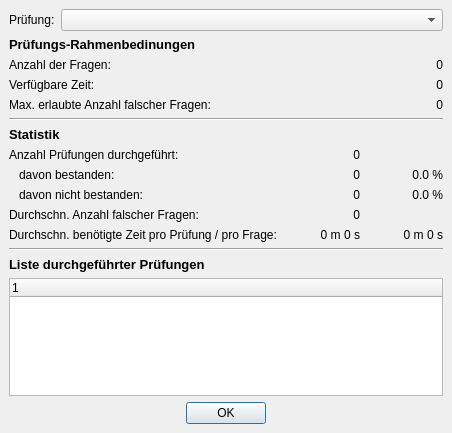
<ui version="4.0" >
 <class>DlgExamStatistic</class>
 <widget class="QDialog" name="DlgExamStatistic" >
  <property name="geometry" >
   <rect>
    <x>0</x>
    <y>0</y>
    <width>452</width>
    <height>433</height>
   </rect>
  </property>
  <property name="windowTitle" >
   <string>Prüfungs-Statistik</string>
  </property>
  <layout class="QVBoxLayout" >
   <property name="margin" >
    <number>9</number>
   </property>
   <property name="spacing" >
    <number>6</number>
   </property>
   <item>
    <layout class="QHBoxLayout" >
     <property name="margin" >
      <number>0</number>
     </property>
     <property name="spacing" >
      <number>6</number>
     </property>
     <item>
      <widget class="QLabel" name="label" >
       <property name="text" >
        <string>Prüfung:</string>
       </property>
      </widget>
     </item>
     <item>
      <widget class="QComboBox" name="cbExam" >
       <property name="sizePolicy" >
        <sizepolicy>
         <hsizetype>3</hsizetype>
         <vsizetype>0</vsizetype>
         <horstretch>0</horstretch>
         <verstretch>0</verstretch>
        </sizepolicy>
       </property>
       <property name="minimumSize" >
        <size>
         <width>200</width>
         <height>0</height>
        </size>
       </property>
      </widget>
     </item>
    </layout>
   </item>
   <item>
    <widget class="QLabel" name="label_11" >
     <property name="font" >
      <font>
       <pointsize>10</pointsize>
       <weight>75</weight>
       <bold>true</bold>
      </font>
     </property>
     <property name="text" >
      <string>Prüfungs-Rahmenbedinungen</string>
     </property>
    </widget>
   </item>
   <item>
    <layout class="QGridLayout" >
     <property name="margin" >
      <number>0</number>
     </property>
     <property name="spacing" >
      <number>6</number>
     </property>
     <item row="2" column="1" >
      <widget class="QLabel" name="labExamWrong" >
       <property name="text" >
        <string>0</string>
       </property>
       <property name="alignment" >
        <set>Qt::AlignRight|Qt::AlignTrailing|Qt::AlignVCenter</set>
       </property>
      </widget>
     </item>
     <item row="0" column="1" >
      <widget class="QLabel" name="labExamQCount" >
       <property name="text" >
        <string>0</string>
       </property>
       <property name="alignment" >
        <set>Qt::AlignRight|Qt::AlignTrailing|Qt::AlignVCenter</set>
       </property>
      </widget>
     </item>
     <item row="1" column="0" >
      <widget class="QLabel" name="label_13" >
       <property name="text" >
        <string>Verfügbare Zeit:</string>
       </property>
      </widget>
     </item>
     <item row="2" column="0" >
      <widget class="QLabel" name="label_14" >
       <property name="text" >
        <string>Max. erlaubte Anzahl falscher Fragen:</string>
       </property>
      </widget>
     </item>
     <item row="0" column="0" >
      <widget class="QLabel" name="label_12" >
       <property name="text" >
        <string>Anzahl der Fragen:</string>
       </property>
      </widget>
     </item>
     <item row="1" column="1" >
      <widget class="QLabel" name="labExamTime" >
       <property name="text" >
        <string>0</string>
       </property>
       <property name="alignment" >
        <set>Qt::AlignRight|Qt::AlignTrailing|Qt::AlignVCenter</set>
       </property>
      </widget>
     </item>
    </layout>
   </item>
   <item>
    <widget class="Line" name="line" >
     <property name="orientation" >
      <enum>Qt::Horizontal</enum>
     </property>
    </widget>
   </item>
   <item>
    <widget class="QLabel" name="label_18" >
     <property name="font" >
      <font>
       <pointsize>10</pointsize>
       <weight>75</weight>
       <bold>true</bold>
      </font>
     </property>
     <property name="text" >
      <string>Statistik</string>
     </property>
    </widget>
   </item>
   <item>
    <layout class="QGridLayout" >
     <property name="margin" >
      <number>0</number>
     </property>
     <property name="spacing" >
      <number>6</number>
     </property>
     <item row="3" column="1" >
      <widget class="QLabel" name="labAvgWrong" >
       <property name="text" >
        <string>0</string>
       </property>
       <property name="alignment" >
        <set>Qt::AlignRight|Qt::AlignTrailing|Qt::AlignVCenter</set>
       </property>
      </widget>
     </item>
     <item row="1" column="1" >
      <widget class="QLabel" name="labExamPassed" >
       <property name="text" >
        <string>0</string>
       </property>
       <property name="alignment" >
        <set>Qt::AlignRight|Qt::AlignTrailing|Qt::AlignVCenter</set>
       </property>
      </widget>
     </item>
     <item row="2" column="1" >
      <widget class="QLabel" name="labExamFailed" >
       <property name="text" >
        <string>0</string>
       </property>
       <property name="alignment" >
        <set>Qt::AlignRight|Qt::AlignTrailing|Qt::AlignVCenter</set>
       </property>
      </widget>
     </item>
     <item row="1" column="0" >
      <widget class="QLabel" name="label_4" >
       <property name="text" >
        <string>davon bestanden:</string>
       </property>
       <property name="indent" >
        <number>10</number>
       </property>
      </widget>
     </item>
     <item row="3" column="0" >
      <widget class="QLabel" name="label_10" >
       <property name="text" >
        <string>Durchschn. Anzahl falscher Fragen:</string>
       </property>
      </widget>
     </item>
     <item row="2" column="0" >
      <widget class="QLabel" name="label_7" >
       <property name="text" >
        <string>davon nicht bestanden:</string>
       </property>
       <property name="indent" >
        <number>10</number>
       </property>
      </widget>
     </item>
     <item row="0" column="1" >
      <widget class="QLabel" name="labExamCount" >
       <property name="text" >
        <string>0</string>
       </property>
       <property name="alignment" >
        <set>Qt::AlignRight|Qt::AlignTrailing|Qt::AlignVCenter</set>
       </property>
      </widget>
     </item>
     <item row="1" column="2" >
      <widget class="QLabel" name="labExamPassedP" >
       <property name="text" >
        <string>0.0 %</string>
       </property>
       <property name="alignment" >
        <set>Qt::AlignRight|Qt::AlignTrailing|Qt::AlignVCenter</set>
       </property>
      </widget>
     </item>
     <item row="2" column="2" >
      <widget class="QLabel" name="labExamFailedP" >
       <property name="text" >
        <string>0.0 %</string>
       </property>
       <property name="alignment" >
        <set>Qt::AlignRight|Qt::AlignTrailing|Qt::AlignVCenter</set>
       </property>
      </widget>
     </item>
     <item row="0" column="0" >
      <widget class="QLabel" name="label_2" >
       <property name="text" >
        <string>Anzahl Prüfungen durchgeführt:</string>
       </property>
      </widget>
     </item>
     <item row="4" column="0" >
      <widget class="QLabel" name="label_3" >
       <property name="text" >
        <string>Durchschn. benötigte Zeit pro Prüfung / pro Frage:</string>
       </property>
      </widget>
     </item>
     <item row="4" column="1" >
      <widget class="QLabel" name="labTimeExam" >
       <property name="text" >
        <string>0 m 0 s</string>
       </property>
       <property name="alignment" >
        <set>Qt::AlignRight|Qt::AlignTrailing|Qt::AlignVCenter</set>
       </property>
      </widget>
     </item>
     <item row="4" column="2" >
      <widget class="QLabel" name="labTimeQuestion" >
       <property name="text" >
        <string>0 m 0 s</string>
       </property>
       <property name="alignment" >
        <set>Qt::AlignRight|Qt::AlignTrailing|Qt::AlignVCenter</set>
       </property>
      </widget>
     </item>
    </layout>
   </item>
   <item>
    <widget class="Line" name="line_2" >
     <property name="orientation" >
      <enum>Qt::Horizontal</enum>
     </property>
    </widget>
   </item>
   <item>
    <widget class="QLabel" name="label_19" >
     <property name="font" >
      <font>
       <pointsize>10</pointsize>
       <weight>75</weight>
       <bold>true</bold>
      </font>
     </property>
     <property name="text" >
      <string>Liste durchgeführter Prüfungen</string>
     </property>
    </widget>
   </item>
   <item>
    <widget class="QTreeWidget" name="twExamStat" >
     <property name="rootIsDecorated" >
      <bool>false</bool>
     </property>
    </widget>
   </item>
   <item>
    <widget class="QDialogButtonBox" name="buttonBox" >
     <property name="orientation" >
      <enum>Qt::Horizontal</enum>
     </property>
     <property name="standardButtons" >
      <set>QDialogButtonBox::Ok</set>
     </property>
     <property name="centerButtons" >
      <bool>true</bool>
     </property>
    </widget>
   </item>
  </layout>
 </widget>
 <tabstops>
  <tabstop>cbExam</tabstop>
  <tabstop>twExamStat</tabstop>
  <tabstop>buttonBox</tabstop>
 </tabstops>
 <resources/>
 <connections>
  <connection>
   <sender>buttonBox</sender>
   <signal>accepted()</signal>
   <receiver>DlgExamStatistic</receiver>
   <slot>accept()</slot>
   <hints>
    <hint type="sourcelabel" >
     <x>248</x>
     <y>254</y>
    </hint>
    <hint type="destinationlabel" >
     <x>157</x>
     <y>274</y>
    </hint>
   </hints>
  </connection>
  <connection>
   <sender>buttonBox</sender>
   <signal>rejected()</signal>
   <receiver>DlgExamStatistic</receiver>
   <slot>reject()</slot>
   <hints>
    <hint type="sourcelabel" >
     <x>316</x>
     <y>260</y>
    </hint>
    <hint type="destinationlabel" >
     <x>286</x>
     <y>274</y>
    </hint>
   </hints>
  </connection>
 </connections>
</ui>
